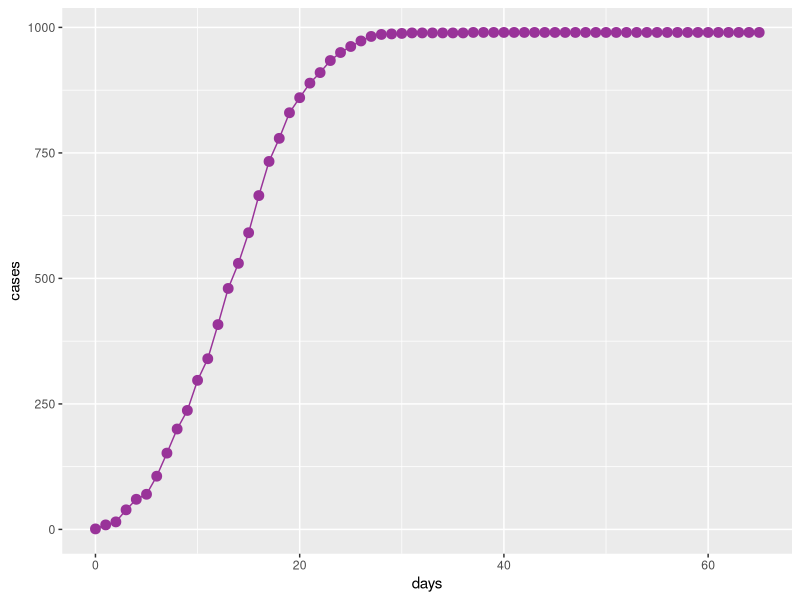
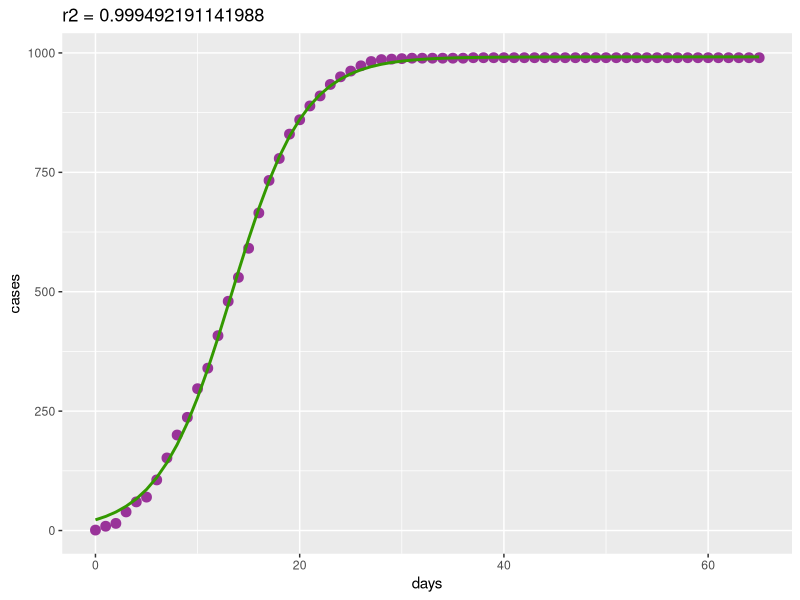
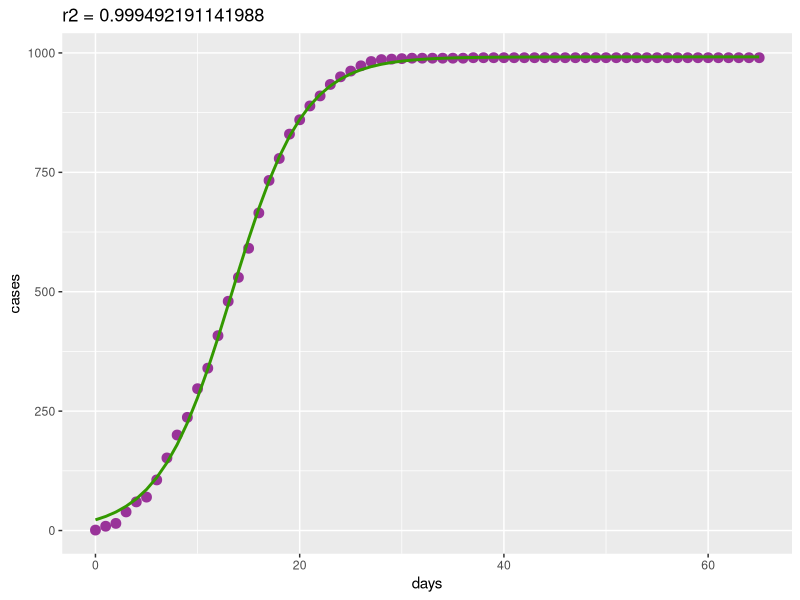

The R source for these figures, in order:
# plotting lib
library(ggplot2)

# load data (annhui region)
respiration <- read.csv("anhui.csv")
rownames(respiration) = respiration$X

# plot
pl1 <- ggplot(data=respiration, aes(x=days,y=cases)) + geom_point( color="#993399", size=3)
pl1 + geom_line(color="#993399")

# model
Null.mod <- nls(cases~M/(1+exp(-beta*(days-alpha))), data=respiration, start=list(M=993,beta=0.28,alpha=13.3))
new.df <- data.frame(time=respiration$days)

# evaluate
new.df$pred1 <- predict(Null.mod, newdata=new.df)
r2 = cor(respiration$cases,new.df$pred1)^2
pl1 +  geom_line(data=new.df, aes(x=time,y=pred1), colour="#339900", size=1) + ggtitle(paste0("r2 = ",r2))
ggsave("anhui_model_vs_actual.png")


